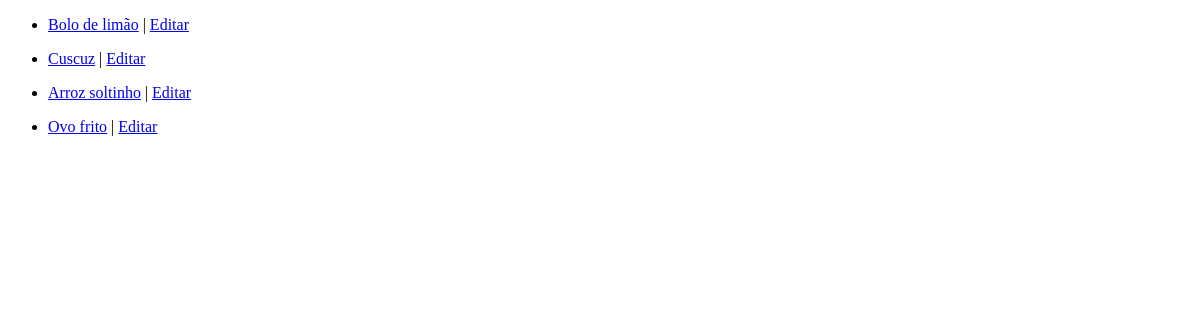
The page /receitas/ on the database as committed earlier.
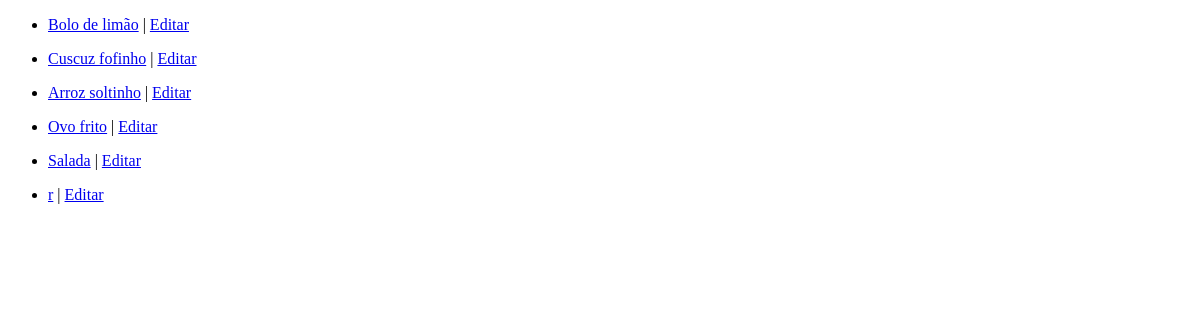
The same page on the database as committed later.
### receita/models.py (models this page shows, shortened)
class Receita(models.Model):
    titulo = models.CharField(max_length=50)
    ingredientes = models.TextField()
    modo_preparo = models.TextField()
    data_criacao = models.DateTimeField(auto_now_add=True)
    categoria = models.ForeignKey(Categoria, on_delete=models.CASCADE)

### receita/views.py (the view)
# urls.py: path('receitas/', views.receitas, name='receitas'),
def receitas(request):
    receitas = Receita.objects.all()
    context = {'receitas': receitas}
    return render(request, 'minhas_receitas.html', context)

### receita/templates/minhas_receitas.html (shortened to what this page needs)
<!DOCTYPE html>
<html lang="en">
<head>
</head>
<body>
    <section>
        {% for receita in receitas%}
            <ul>
                <li><a href="{% url 'detalhes_receita' id_receita=receita.id %}">{{receita.titulo}}</a>
                    |
                    <a href="{% url 'editar_receita' id_receita=receita.id %}">Editar</a>
                </li>
            </ul>
        {% endfor %}
    </section>
</body>
</html>

Rows that differ between the two databases and show on the page:
changed Receita: titulo "Cuscuz" → "Cuscuz fofinho"
added Receita: titulo "Salada"
added Receita: titulo "r"
